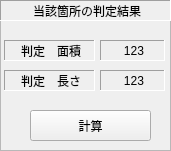
  <widget class="QFrame" name="frame">
   <property name="geometry">
    <rect>
     <x>640</x>
     <y>560</y>
     <width>171</width>
     <height>151</height>
    </rect>
   </property>
   <property name="frameShape">
    <enum>QFrame::StyledPanel</enum>
   </property>
   <property name="frameShadow">
    <enum>QFrame::Sunken</enum>
   </property>
   <widget class="QLabel" name="label_31">
    <property name="geometry">
     <rect>
      <x>0</x>
      <y>0</y>
      <width>171</width>
      <height>21</height>
     </rect>
    </property>
    <property name="frameShape">
     <enum>QFrame::Panel</enum>
    </property>
    <property name="frameShadow">
     <enum>QFrame::Sunken</enum>
    </property>
    <property name="text">
     <string>当該箇所の判定結果</string>
    </property>
    <property name="alignment">
     <set>Qt::AlignCenter|Qt::AlignHCenter|Qt::AlignLeading|Qt::AlignLeft|Qt::AlignVCenter</set>
    </property>
   </widget>
   <widget class="QLabel" name="label">
    <property name="geometry">
     <rect>
      <x>4</x>
      <y>40</y>
      <width>91</width>
      <height>21</height>
     </rect>
    </property>
    <property name="frameShape">
     <enum>QFrame::Panel</enum>
    </property>
    <property name="frameShadow">
     <enum>QFrame::Sunken</enum>
    </property>
    <property name="text">
     <string>判定　面積</string>
    </property>
    <property name="alignment">
     <set>Qt::AlignCenter|Qt::AlignHCenter|Qt::AlignLeading|Qt::AlignLeft|Qt::AlignVCenter</set>
    </property>
   </widget>
   <widget class="QLabel" name="labelResult">
    <property name="geometry">
     <rect>
      <x>100</x>
      <y>40</y>
      <width>65</width>
      <height>21</height>
     </rect>
    </property>
    <property name="frameShape">
     <enum>QFrame::Panel</enum>
    </property>
    <property name="frameShadow">
     <enum>QFrame::Sunken</enum>
    </property>
    <property name="text">
     <string>123</string>
    </property>
    <property name="alignment">
     <set>Qt::AlignCenter|Qt::AlignHCenter|Qt::AlignLeading|Qt::AlignLeft|Qt::AlignVCenter</set>
    </property>
   </widget>
   <widget class="QPushButton" name="ButtonCalc">
    <property name="geometry">
     <rect>
      <x>30</x>
      <y>110</y>
      <width>121</width>
      <height>31</height>
     </rect>
    </property>
    <property name="text">
     <string>計算</string>
    </property>
   </widget>
   <widget class="QLabel" name="label_41">
    <property name="geometry">
     <rect>
      <x>4</x>
      <y>70</y>
      <width>91</width>
      <height>21</height>
     </rect>
    </property>
    <property name="frameShape">
     <enum>QFrame::Panel</enum>
    </property>
    <property name="frameShadow">
     <enum>QFrame::Sunken</enum>
    </property>
    <property name="text">
     <string>判定　長さ</string>
    </property>
    <property name="alignment">
     <set>Qt::AlignCenter|Qt::AlignHCenter|Qt::AlignLeading|Qt::AlignLeft|Qt::AlignVCenter</set>
    </property>
   </widget>
   <widget class="QLabel" name="labelResultLen">
    <property name="geometry">
     <rect>
      <x>100</x>
      <y>70</y>
      <width>65</width>
      <height>21</height>
     </rect>
    </property>
    <property name="frameShape">
     <enum>QFrame::Panel</enum>
    </property>
    <property name="frameShadow">
     <enum>QFrame::Sunken</enum>
    </property>
    <property name="text">
     <string>123</string>
    </property>
    <property name="alignment">
     <set>Qt::AlignCenter|Qt::AlignHCenter|Qt::AlignLeading|Qt::AlignLeft|Qt::AlignVCenter</set>
    </property>
   </widget>
  </widget>
